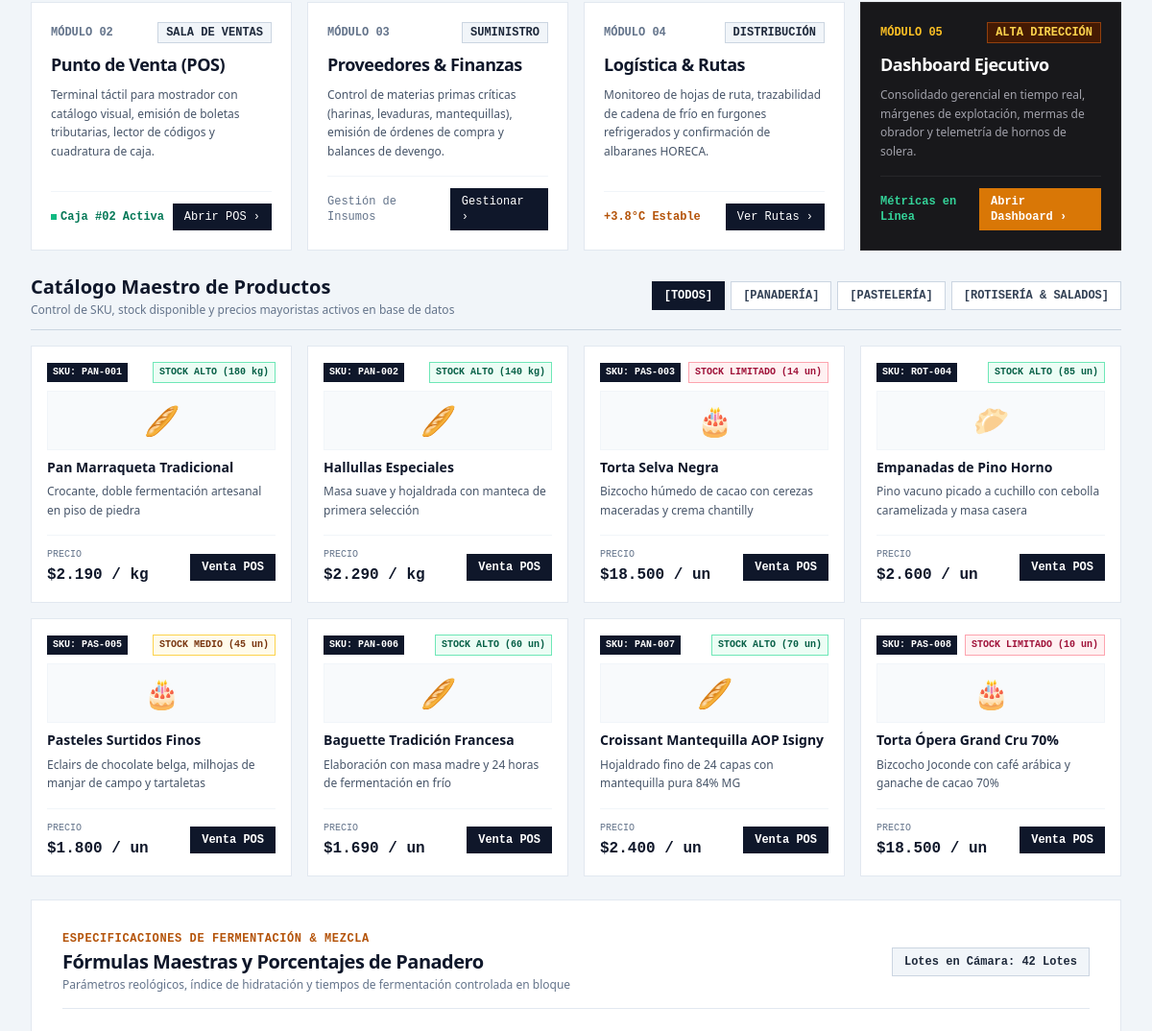
Before: / (middle part) with the older database file.
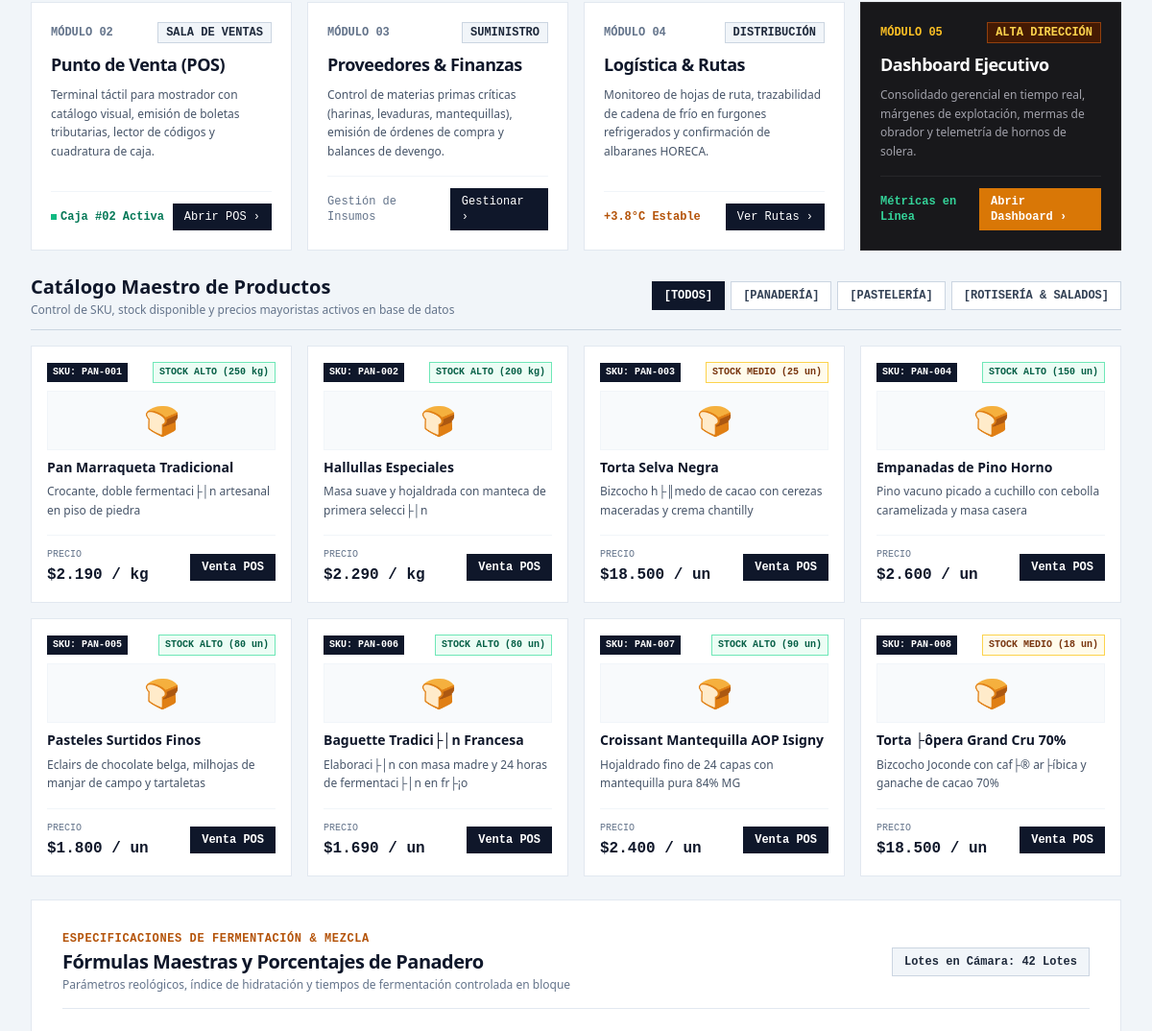
After: the same page with the newer database file.
### tables this page shows
CREATE TABLE `products` (
  `id` int(11) NOT NULL AUTO_INCREMENT,
  `name` varchar(100) NOT NULL,
  `category` varchar(50) NOT NULL,
  `stock` int(11) NOT NULL DEFAULT 0,
  `price` int(11) NOT NULL DEFAULT 0,
  `unit` varchar(20) NOT NULL DEFAULT 'un',
  `description` text DEFAULT NULL,
  `active` tinyint(1) DEFAULT 1,
  `created_at` timestamp NULL DEFAULT current_timestamp(),
  PRIMARY KEY (`id`)
);

### includes/db.php (called while the page is built, shortened)
<?php
require_once __DIR__ . '/config.php';
class DB
{
    private static ?PDO $instance = null;
    public static function getConnection(): ?PDO
    {
        if (self::$instance !== null) {
            return self::$instance;
        }
        $host   = DB_HOST;
        $port   = DB_PORT;
        $dbname = DB_NAME;
        $user   = DB_USER;
        $pass   = DB_PASS;
        $options = [
            PDO::ATTR_ERRMODE            => PDO::ERRMODE_EXCEPTION,
            PDO::ATTR_DEFAULT_FETCH_MODE => PDO::FETCH_ASSOC,
            PDO::ATTR_TIMEOUT            => 2,
            PDO::MYSQL_ATTR_INIT_COMMAND => "SET NAMES utf8mb4",
        ];
        $dsn = "mysql:host={$host};port={$port};dbname={$dbname};charset=utf8mb4";
        try {
            self::$instance = new PDO($dsn, $user, $pass, $options);
            return self::$instance;
        } catch (PDOException $e) {
            if ($host === 'db') {
                try {
                    $fallbackDsn = "mysql:host=127.0.0.1;port={$port};dbname={$dbname};charset=utf8mb4";
                    self::$instance = new PDO($fallbackDsn, $user, $pass, $options);
                    self::$lastError = null;
                    return self::$instance;
                } catch (PDOException $fallbackEx) {
                }
            }
            self::$lastError = $e->getMessage();
            error_log("[ERROR] MariaDB connection failed: " . $e->getMessage());
            return null;
        }
    }
    public static function select(string $query, array $params = []): array
    {
        $pdo = self::getConnection();
        try {
            $stmt = $pdo->prepare($query);
            $stmt->execute($params);
            return $stmt->fetchAll();
        } catch (PDOException $e) {
            self::$lastError = $e->getMessage();
            error_log("[ERROR] Database query failed: " . $e->getMessage());
            return [];
        }
    }
    public static function execute(string $query, array $params = []): bool
    {
        $pdo = self::getConnection();
        try {
            $stmt = $pdo->prepare($query);
            return $stmt->execute($params);
        } catch (PDOException $e) {
            self::$lastError = $e->getMessage();
            error_log("[ERROR] Database execute failed: " . $e->getMessage());
            return false;
        }
    }
}

### includes/ProductService.php (called while the page is built, shortened)
<?php
require_once __DIR__ . '/config.php';
require_once __DIR__ . '/db.php';
class ProductService
{
    public static function getActiveProducts(): array
    {
        $records = DB::select("SELECT * FROM products WHERE active = TRUE ORDER BY id ASC");
        return array_map([self::class, 'formatProductRecord'], $records);
    }
    public static function formatProductRecord(array $record): array
    {
        $category = (string)($record['category'] ?? 'Panadería');
        $icon = self::CATEGORY_ICONS[$category] ?? '🍞';
        return [
            'id'          => (int)($record['id'] ?? 0),
            'nombre'      => (string)($record['name'] ?? ''),
            'descripcion' => (string)($record['description'] ?? 'Elaborado en obrador artesanal'),
            'unidad'      => (string)($record['unit'] ?? 'un'),
            'precio'      => (int)($record['price'] ?? 0),
            'icono'       => $icon,
            'stock'       => (int)($record['stock'] ?? 0),
            'categoria'   => $category,
        ];
    }
}

### includes/config.php (called while the page is built, shortened)
<?php
function formatCurrency(int $amount): string
{
    return '$' . number_format($amount, 0, ',', '.');
}

### public/index.php (the view, shortened to what the changed rows need)
<?php
require_once __DIR__ . '/../includes/header.php';
require_once __DIR__ . '/../includes/ProductService.php';
$activeProducts = ProductService::getActiveProducts();
?>
<div class="p-4 sm:p-6 lg:p-8 max-w-[1536px] mx-auto space-y-6">
    <section class="space-y-4">
        <div class="flex flex-col sm:flex-row items-start sm:items-center justify-between gap-4 border-b border-slate-300 pb-3">
            <div>
                <h2 class="text-lg sm:text-xl font-bold text-slate-900">Catálogo Maestro de Productos</h2>
            </div>
        </div>
        <div class="grid grid-cols-1 sm:grid-cols-2 lg:grid-cols-4 gap-4" id="catalog-grid">
            <?php foreach ($activeProducts as $prod):
                $catCode = 'PAN';
                if (stripos($prod['categoria'], 'Pastelería') !== false) $catCode = 'PAS';
                elseif (stripos($prod['categoria'], 'Rotisería') !== false || stripos($prod['categoria'], 'Bollería') !== false) $catCode = 'ROT';
                $skuCode = 'SKU: ' . $catCode . '-0' . str_pad((string)$prod['id'], 2, '0', STR_PAD_LEFT);
                $stockStatus = ($prod['stock'] > 50) ? 'STOCK ALTO' : (($prod['stock'] > 15) ? 'STOCK MEDIO' : 'STOCK LIMITADO');
                $stockColor = ($prod['stock'] > 50) ? 'bg-emerald-50 text-emerald-800 border-emerald-300' : (($prod['stock'] > 15) ? 'bg-amber-50 text-amber-900 border-amber-300' : 'bg-rose-50 text-rose-800 border-rose-300');
            ?>
            <div class="catalog-card bg-white border border-slate-200 p-4 rounded-none flex flex-col justify-between hover:border-slate-400 transition-none" data-cat="<?php echo $catCode; ?>">
                <div>
                    <div class="flex items-center justify-between text-xs font-mono mb-2">
                        <span class="bg-slate-900 text-white text-[10px] font-bold px-1.5 py-0.5 rounded-none"><?php echo $skuCode; ?></span>
                        <span class="<?php echo $stockColor; ?> border text-[10px] font-bold px-1.5 py-0.5 rounded-none"><?php echo $stockStatus; ?> (<?php echo $prod['stock']; ?> <?php echo htmlspecialchars($prod['unidad']); ?>)</span>
                    </div>
                    <div class="text-3xl my-2 p-3 bg-slate-50 border border-slate-100 text-center"><?php echo $prod['icono']; ?></div>
                    <h3 class="font-bold text-slate-900 text-sm leading-snug"><?php echo htmlspecialchars($prod['nombre']); ?></h3>
                    <p class="text-xs text-slate-600 mt-1.5 leading-relaxed">
                        <?php echo htmlspecialchars($prod['descripcion']); ?>
                    </p>
                </div>
                <div class="mt-4 pt-3 border-t border-slate-100 flex items-center justify-between">
                    <div>
                        <span class="text-[10px] text-slate-500 font-mono block uppercase">Precio</span>
                        <span class="text-base font-bold text-slate-900 font-mono tabular-nums">
                            <?php echo formatCurrency($prod['precio']); ?> / <?php echo htmlspecialchars($prod['unidad']); ?>
                        </span>
                    </div>
                    <a href="pos.php" class="px-3 py-1.5 bg-slate-900 hover:bg-slate-800 text-white text-xs font-mono font-semibold rounded-none">
                        Venta POS
                    </a>
                </div>
            </div>
            <?php endforeach; ?>
        </div>
    </section>
    <section class="bg-white border border-slate-200 p-6 sm:p-8 rounded-none">
        <div class="flex flex-col sm:flex-row items-start sm:items-center justify-between gap-4 border-b border-slate-200 pb-4 mb-6">
            <div>
                <h2 class="text-lg sm:text-xl font-bold text-slate-900 tracking-tight mt-0.5">Fórmulas Maestras y Porcentajes de Panadero</h2>
            </div>
        </div>
    </section>
</div>
<?php require_once __DIR__ . '/../includes/footer.php'; ?>

Changed rows visible on the page:
changed products "Pan Marraqueta Tradicional": stock "180" → "250"; icono "🥖" → "🍞"; description "Crocante, doble fermentación artesanal en piso de piedra" → "Crocante, doble fermentaci├│n artesanal en piso de piedra"
changed products "Hallullas Especiales": stock "140" → "200"; icono "🥖" → "🍞"; description "Masa suave y hojaldrada con manteca de primera selección" → "Masa suave y hojaldrada con manteca de primera selecci├│n"
changed products "Torta Selva Negra": id "SKU: PAS-003" → "SKU: PAN-003"; stock "STOCK LIMITADO" → "STOCK MEDIO"; stock "14" → "25"; icono "🎂" → "🍞"; description "Bizcocho húmedo de cacao con cerezas maceradas y crema chantilly" → "Bizcocho h├║medo de cacao con cerezas maceradas y crema chantilly"
changed products "Empanadas de Pino Horno": id "SKU: ROT-004" → "SKU: PAN-004"; stock "85" → "150"; icono "🥟" → "🍞"
changed products "Pasteles Surtidos Finos": id "SKU: PAS-005" → "SKU: PAN-005"; stock "STOCK MEDIO" → "STOCK ALTO"; stock "45" → "80"; icono "🎂" → "🍞"
changed products "SKU: PAN-006": stock "60" → "80"; icono "🥖" → "🍞"; name "Baguette Tradición Francesa" → "Baguette Tradici├│n Francesa"; description "Elaboración con masa madre y 24 horas de fermentación en frío" → "Elaboraci├│n con masa madre y 24 horas de fermentaci├│n en fr├¡o"
changed products "Croissant Mantequilla AOP Isigny": stock "70" → "90"; icono "🥖" → "🍞"
changed products: id "SKU: PAS-008" → "SKU: PAN-008"; stock "STOCK LIMITADO" → "STOCK MEDIO"; stock "10" → "18"; icono "🎂" → "🍞"; name "Torta Ópera Grand Cru 70%" → "Torta ├ôpera Grand Cru 70%"; description "Bizcocho Joconde con café arábica y ganache de cacao 70%" → "Bizcocho Joconde con caf├® ar├íbica y ganache de cacao 70%"
